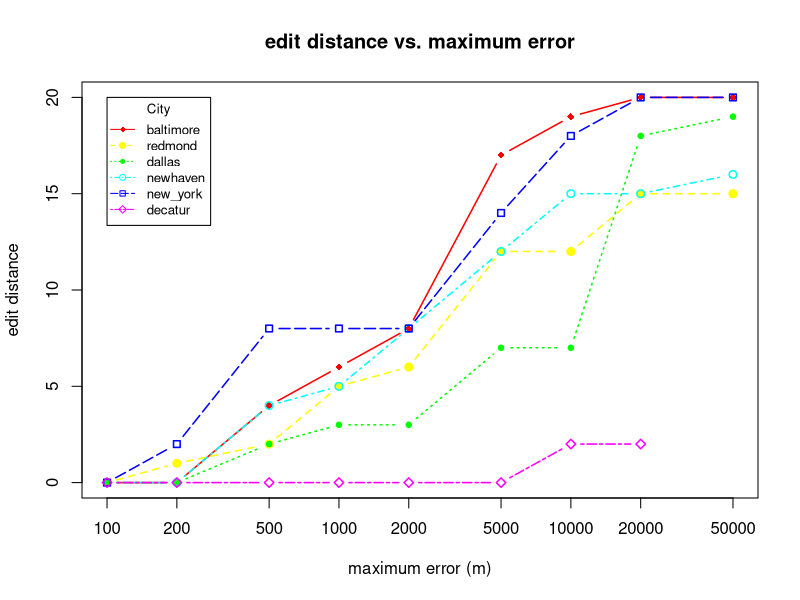

This chart was generated by the following R code:
# Create Line Chart

jpeg("./../restaurant_finder/medians_across_city_20.jpg")

# convert factor to numeric for convenience 
Medians <- read.csv("./../restaurant_finder/medians_across_city_20.csv")
nlocations <- length(unique(Medians$location))
locations <- unique(Medians$location)

# get the range for the x and y axis 
xrange <- range(Medians$skew)
yrange <- range(Medians$distortion)

# set up the plot 
plot(xrange, yrange, type="n", xlab="maximum error (m)", log="x",
  	      ylab="edit distance") 
colors <- rainbow(nlocations)
linetype <- c(1:nlocations) 
plotchar <- seq(18,18+nlocations,1)

# add lines 
for (i in 1:nlocations) { 
  city <- subset(Medians, location==locations[i])
  lines(sort(city$skew), sort(city$distortion), type="b", lwd=1.5,
    lty=linetype[i], col=colors[i], pch=plotchar[i])
} 

# add a title and subtitle 
title("edit distance vs. maximum error")

# add a legend 
legend(xrange[1], yrange[2], locations, cex=0.8, col=colors,
  		   pch=plotchar, lty=linetype, title="City")

dev.off()
